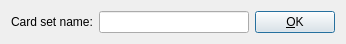
<?xml version="1.0" encoding="UTF-8"?>
<ui version="4.0">
 <class>CardSetNameDlg</class>
 <widget class="QDialog" name="CardSetNameDlg">
  <property name="geometry">
   <rect>
    <x>0</x>
    <y>0</y>
    <width>312</width>
    <height>36</height>
   </rect>
  </property>
  <property name="windowTitle">
   <string>Card set name</string>
  </property>
  <layout class="QVBoxLayout" name="verticalLayout">
   <item>
    <layout class="QHBoxLayout" name="horizontalLayout">
     <item>
      <widget class="QLabel" name="label">
       <property name="text">
        <string>Card set name:</string>
       </property>
      </widget>
     </item>
     <item>
      <widget class="QLineEdit" name="set_name">
       <property name="minimumSize">
        <size>
         <width>150</width>
         <height>0</height>
        </size>
       </property>
      </widget>
     </item>
     <item>
      <widget class="QPushButton" name="ok_button">
       <property name="text">
        <string>&amp;OK</string>
       </property>
       <property name="default">
        <bool>true</bool>
       </property>
      </widget>
     </item>
    </layout>
   </item>
  </layout>
 </widget>
 <resources/>
 <connections>
  <connection>
   <sender>ok_button</sender>
   <signal>clicked()</signal>
   <receiver>CardSetNameDlg</receiver>
   <slot>accept()</slot>
   <hints>
    <hint type="sourcelabel">
     <x>250</x>
     <y>17</y>
    </hint>
    <hint type="destinationlabel">
     <x>139</x>
     <y>17</y>
    </hint>
   </hints>
  </connection>
 </connections>
</ui>
